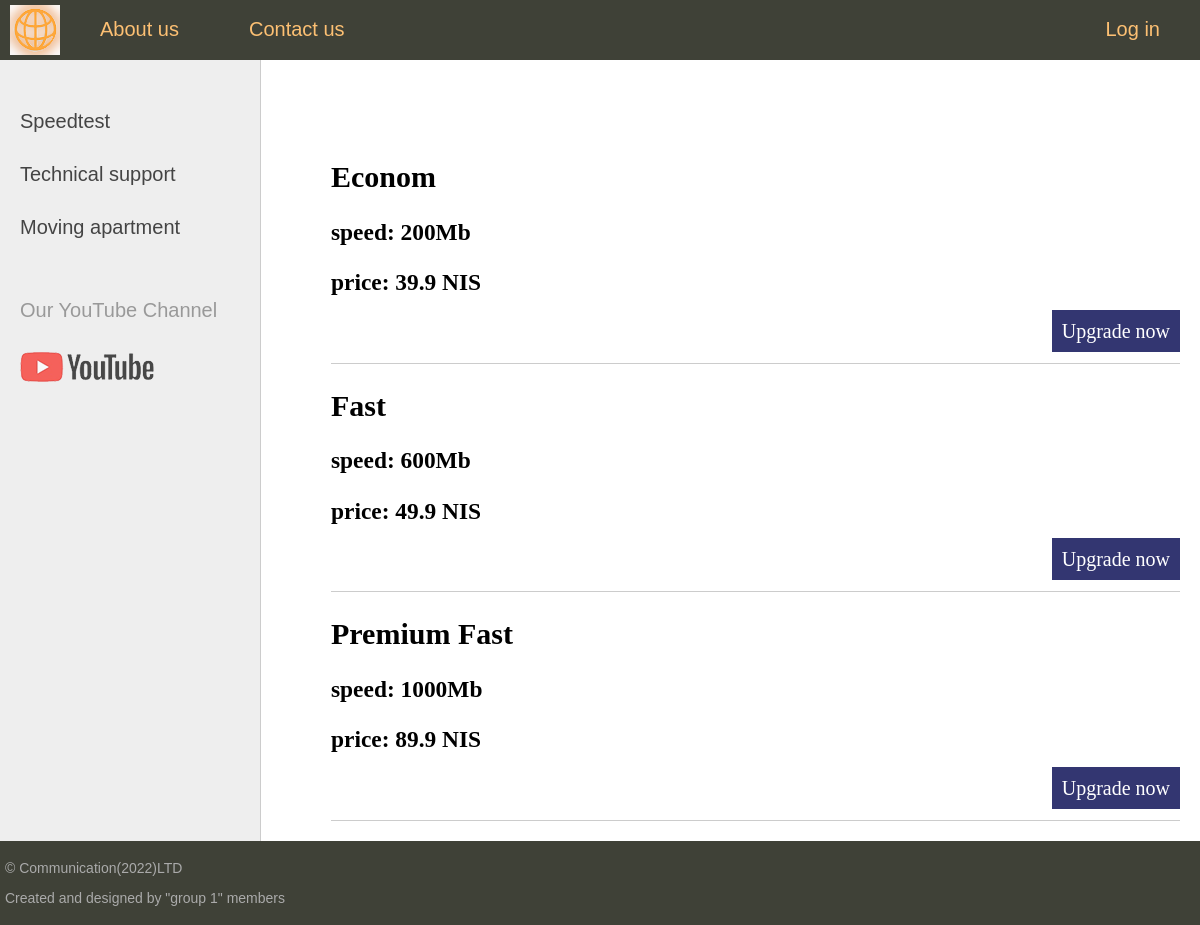
The page / on the database its author committed.
### order/models.py (models this page shows)
class InternetPlans(models.Model):
    planName = models.CharField(max_length=50, verbose_name="Plan name")
    speed = models.CharField(max_length=20, verbose_name="Speed Mbps")
    price = models.FloatField(verbose_name="Monthly price in NIS")
    def get_absolute_url(self):
        return reverse('plan', kwargs={'plan_id': self.pk})
    class Meta:
        verbose_name = 'Internet Package'
        verbose_name_plural = 'Internet Packages'

### order/views.py (the view)
# urls.py: path('', index, name='home'),
def index(request):
    plans = InternetPlans.objects.all()
    context = {
        'plans': plans,
        'menu': menu,
        'title': 'Choose Your plan',
    }
    return render(request, 'order/index.html', context = context)

### order/templates/order/index.html
{% extends 'order/base.html' %}
{% block content %}
    <ul class="list-articles">
        {% for p in plans %}
            <li><h2>{{p.planName}}</h2>
                <h3>speed: {{ p.speed }}</h3>
                <h3>price: {{ p.price }} NIS</h3>
                <p class="link-read-post"><a href="{{ p.get_absolute_url }}">Upgrade now</a></p>
            </li>
        {% endfor %}
    </ul>
{% endblock %}

### order/templates/order/base.html (shortened to what this page needs)
{% load static %}
<!DOCTYPE html>
<html>
<head>
    <link type="text/css" href="{% static 'order/css/styles.css' %}" rel="stylesheet" />
</head>
<body>
<table class="table-page" border=0 cellpadding="0" cellspacing="0">
    <tr><td valign=top>
        {% block mainmenu %}
            <div class="header">
                <ul id="mainmenu" class="mainmenu">
                    <li class="logo"><a href="{% url 'home' %}"><div class="logo"></div></a></li>
                    {% for m in menu %}
                        {% if not forloop.last %}
                            <li><a href="{% url m.url_name %}">{{m.title}}</a></li>
                        {% else %}
                            <li class="last"><a href="{% url m.url_name %}">{{m.title}}</a></li>
                        {% endif %}
                    {% endfor %}
                </ul>
            </div>
        {% endblock mainmenu %}
        <table class="table-content" border=0 cellpadding="0" cellspacing="0">
            <tr>
                <td valign="top" class="left-chapters">
                    <ul id="leftchapters">
                        <li><a href="https://fast.com/">Speedtest</a></li>
                        <li><a href="#">Technical support</a></li>
                        <li><a href="#">Moving apartment</a></li>
                        <li class="share">
                            <p>Our YouTube Channel</p>
                            <a class="share-yt" href="https://www.youtube.com/watch?v=xm3YgoEiEDc&t=5s" target="_blank" rel="nofollow"></a>
                        </li>
                    </ul>
                </td>
                <td valign="top" class="content">
                    <div class="content-text">
                        {% block content %}
                        {% endblock %}
                    </div>
                </td></tr></table>
    </td></tr>
    <tr><td valign=top>
        <div id="footer">
            <p>&copy; Communication(2022)LTD</p>
            <p>Created and designed by "group 1" members</p>
        </div>
    </td></tr></table>
</body>
</html>

### order/static/order/css/styles.css (style rules this page uses)
html, body { font-family: 'Arial'; margin: 0; padding: 0; height: 100%; width: 100%; color: #444; }
a { color: #0059b2; text-decoration: none; }
p.link-read-post { text-align: right; }
p.link-read-post a { padding: 10px; min-width: 100px; background: #333671; color: #fff; text-decoration: none; }
ul.list-articles { list-style: none; margin: 0; padding: 0; }
ul.list-articles li { border-bottom: 1px solid #ccc; }
.table-page { width: 100%; height: 100%; vertical-align: top; }
.table-page tr { height: 100%; }
.header { background: #3F4137; height: 60px; }
.logo { background: url('../images/logo.png') no-repeat 10px 5px; width: 70px; height: 60px; }
ul.mainmenu { list-style: none; margin: 0; padding: 0; height: 60px; color: #fdc073; font-size: 20px; overflow: hidden; }
ul.mainmenu li { float: left; margin: 18px 40px 0 30px; }
ul.mainmenu li.logo { margin: 0; }
ul.mainmenu li.last { float: right; }
ul.mainmenu li a { color: #fdc073; text-decoration: none; }
.table-content { width: 100%; min-height: 100%; height: 100%; }
.left-chapters { margin: 0; background: #eee; border-right: 1px solid #ccc; min-height: 100%; }
.left-chapters ul { width: 230px; min-height: 100%; margin: 0; padding: 20px 10px 10px 20px; list-style: none; font-size: 20px; }
.left-chapters ul li { margin: 30px 0 0 0; color: #999; }
.left-chapters ul li a { color: #444; text-decoration: none; }
.left-chapters ul li.share { margin: 60px 0 0 0; }
.left-chapters ul li.share p { margin: 30px 0 30px 0; }
.left-chapters ul li.share a { display: inline-block; width: 40px; height: 40px; margin: 0 20px 0 0; }
.left-chapters ul li.share a.share-yt { width: 100%; height: 30px; background: url('../images/share_yt.png') no-repeat 0 0 }
.content { padding: 40px 20px 20px 40px; width: 100%; box-sizing: border-box; }
.content-text { margin: 60px 0 0 30px; color: #000; font-size: 20px; font-family: Yandex Sans Display Light; }
#footer { box-sizing: border-box; background: #3F4137; padding: 5px; color: #aaa; font-size: 14px; font-family: Verdana, Geneva, Arial, Helvetica; text-align: left; overflow: hidden; }

### rows shown on the page
InternetPlans: planName "Econom", speed "200Mb", price "39.9"
InternetPlans: planName "Fast", speed "600Mb", price "49.9"
InternetPlans: planName "Premium Fast", speed "1000Mb", price "89.9"

### other values the page prints
{{ m.title }} "About us" "Contact us"
{{ m.title }} "Log in"
